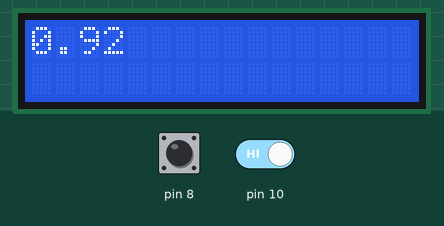
A sketch run on a simulated Arduino Uno, built with avr-gcc and run on an emulated ATmega328P. On the bench: 16×2 character LCD. The test bench sets the inputs (shaded band); at power-on: pin 10 HIGH, pin 8 HIGH.

Above: at 1.2 s.
1.3 s: pin 10 driven LOW
At 5.5 s:
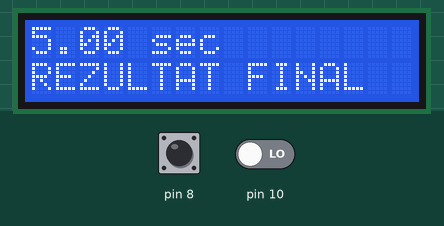
6.5 s: pin 10 driven HIGH
At 6.65 s:
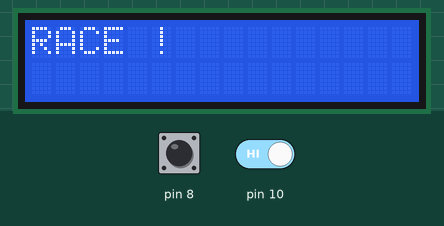
Timing chart, 0 to 9.5 s (numbered marks = the images above; inputs shaded):
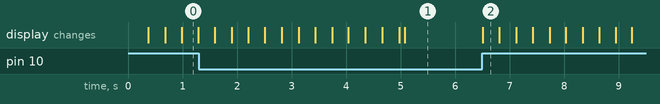

Measured:
- after the input at 1.3 s, the display: first differs from a run without the input after 3.8 s (image 1)
- after the input at 6.5 s, the display: changes at once (image 2)

The sketch:

sketch_oct29a.ino
```cpp
#include <LiquidCrystal.h>
LiquidCrystal lcd(7, 6, 5, 4, 3, 2);


#define IDLE_STATE  0
#define RACING_STATE  1
#define AFTER_RACING_STATE 2

int state = IDLE_STATE;
long timeStart = 0;

void setup() {
  Serial.begin(9600);
  lcd.begin(16, 2);
  pinMode(8, INPUT_PULLUP);
  pinMode(10, INPUT_PULLUP);
  lcd.print("RACE !");
}

void loop() {

  if (IDLE_STATE == state) {
    int pressureSensor = digitalRead(8);
    if (pressureSensor) {
      lcd.clear();
      state = RACING_STATE;
      timeStart = millis();
    }
  }
  if (RACING_STATE == state) {
    long elapsedTime = millis() - timeStart;
    lcd.setCursor(0, 0);
    lcd.print((float)elapsedTime / 1000);
    if (elapsedTime > 5000) {
      int pressureSensor = digitalRead(8);
      if (pressureSensor) {
        state = AFTER_RACING_STATE;
        lcd.setCursor(0, 1);
        lcd.print("REZULTAT FINAL");
        lcd.setCursor(0, 0);
        lcd.print((float)elapsedTime / 1000);
        lcd.print(" sec");
      }
    }
  }

  if (AFTER_RACING_STATE == state) {
    int resetButton = digitalRead(10);
    if (resetButton) {
      lcd.clear();
      lcd.print("RACE !");
      state = IDLE_STATE;
    }
  }


}
```
